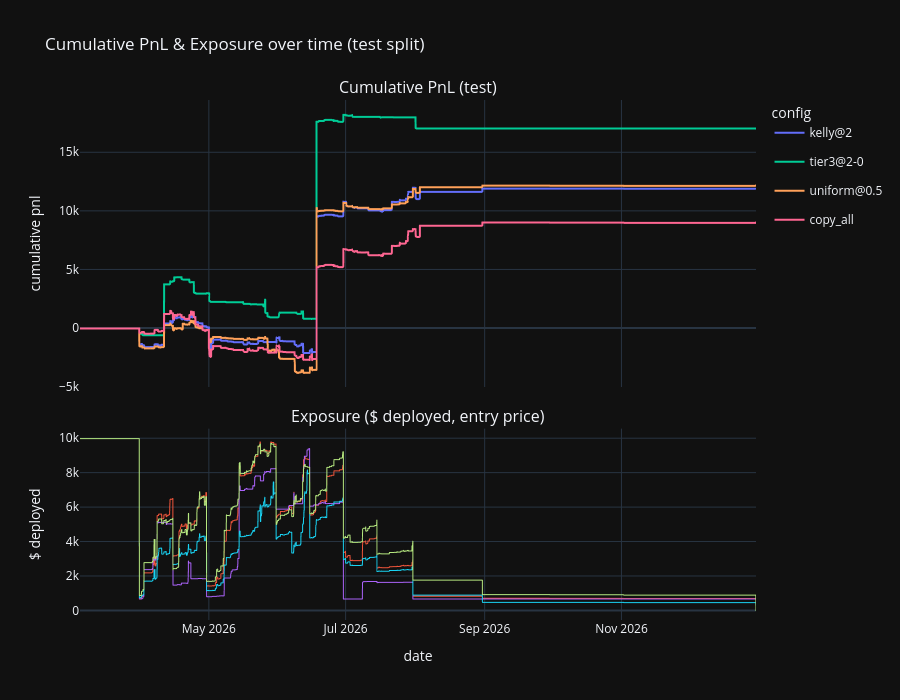

Notebook cell for this chart:
### Markdown cell above
## Cumulative PnL by variant

Total pnl per simulation config, summed across all splits, shown as a bar chart.

### Code cell
import plotly.graph_objects as go
from plotly.subplots import make_subplots

cum_pnl = (
    sim_df.groupby(["scheme", "config"], as_index=False)["pnl"].sum()
    .sort_values("pnl", ascending=False)
)
print("Cumulative pnl by variant (sum over splits):")
for _, r in cum_pnl.iterrows():
    print(f"  {r['scheme']:10s}  {r['config']:>22s}  pnl={r['pnl']:>14,.2f}")

test_frame = splits["test"].reset_index(drop=True)

# Test period starts at the first realized-pnl date (split is by end_date_iso).
all_res = {}
t_min = None
t_max = None
for key, (name, _params, _val_sharpe) in best_per_scheme.items():
    alpha_map = schemes[name][1]
    res = run_sim(test_frame, alpha_map, COST_SEL)
    all_res[name] = res
    daily = res["daily_pnl"].sort_index()
    if len(daily):
        t_min = daily.index.min() if t_min is None else min(t_min, daily.index.min())
    taken_idx = res["taken"].values if hasattr(res["taken"], "values") else res["taken"]
    if len(taken_idx):
        rows = test_frame.loc[pd.Index(taken_idx)]
        rel = pd.to_datetime(rows["end_date_iso"], utc=True)
        if "market_close" in rows.columns:
            rel = rel.combine_first(pd.to_datetime(rows["market_close"], utc=True))
        t_max = rel.max() if t_max is None else max(t_max, rel.max())

grid_start = pd.Timestamp(t_min).floor("h")
grid_end = pd.Timestamp(t_max).ceil("h")
grid_t = pd.date_range(grid_start, grid_end, freq="h")
print(f"Test grid: {grid_start} -> {grid_end}  ({len(grid_t):,} hours)")


def exposure_for(res):
    taken_idx = res["taken"].values if hasattr(res["taken"], "values") else res["taken"]
    if len(taken_idx) == 0:
        return pd.Series(0.0, index=grid_t)
    alpha_map = schemes[best_name_for_res(res)][1]
    rows = test_frame.loc[pd.Index(taken_idx)]
    alpha = rows["wallet"].map(alpha_map).fillna(1.0).values
    qty = np.clip(
        alpha * rows["copyable_qty"].values,
        0.0, rows["bucket_avail_copy_qty"].fillna(np.inf).values,
    )
    notional = rows["price"].values * qty
    dt = pd.to_datetime(rows["dt"], utc=True)
    rel = pd.to_datetime(rows["end_date_iso"], utc=True)
    if "market_close" in rows.columns:
        rel = rel.combine_first(pd.to_datetime(rows["market_close"], utc=True))
    rel = rel.clip(lower=dt + pd.Timedelta(seconds=1))
    events = pd.concat([
        pd.Series(+notional, index=dt, name="v"),
        pd.Series(-notional, index=rel, name="v"),
    ]).reset_index().rename(columns={"index": "t"})
    events["kind"] = (events["v"] > 0).astype(int)  # release before open at ties
    events = events.sort_values(["t", "kind"], kind="mergesort")
    events["cumv"] = events["v"].cumsum()
    exposure = pd.Series(events["cumv"].values, index=events["t"]).groupby(level=0).last()
    # carry forward pre-grid exposure as the initial test-period value
    return exposure.reindex(grid_t, method="ffill").fillna(0.0)


_name_of_res = {}
for key, (name, _p, _s) in best_per_scheme.items():
    _name_of_res[id(all_res[name])] = name


def best_name_for_res(res):
    return _name_of_res[id(res)]


fig = make_subplots(
    rows=2, cols=1, shared_xaxes=True, vertical_spacing=0.08,
    row_heights=[0.6, 0.4],
    subplot_titles=("Cumulative PnL (test)", "Exposure ($ deployed, entry price)"),
)

for key, (name, _params, _val_sharpe) in best_per_scheme.items():
    res = all_res[name]
    daily = res["daily_pnl"].sort_index()
    cum = daily.cumsum()
    cum_h = cum.reindex(grid_t, method="ffill").fillna(0.0)
    exp_h = exposure_for(res)
    fig.add_trace(
        go.Scattergl(x=cum_h.index, y=cum_h.values, mode="lines", name=name,
                     legendgroup=name, showlegend=True,
                     hovertemplate="%{x|%Y-%m-%d %H:%M}<br>pnl=%{y:,.2f}<extra>%{fullData.name}</extra>"),
        row=1, col=1,
    )
    fig.add_trace(
        go.Scattergl(x=exp_h.index, y=exp_h.values, mode="lines", name=name,
                     legendgroup=name, showlegend=False, line=dict(width=1),
                     hovertemplate="%{x|%Y-%m-%d %H:%M}<br>$=%{y:,.2f}<extra>%{fullData.name}</extra>"),
        row=2, col=1,
    )

fig.update_layout(
    template="plotly_dark",
    title="Cumulative PnL & Exposure over time (test split)",
    height=700,
    legend_title="config",
    hovermode="x unified",
)
fig.update_yaxes(title_text="cumulative pnl", row=1, col=1)
fig.update_yaxes(title_text="$ deployed", row=2, col=1)
fig.update_xaxes(title_text="date", row=2, col=1)
fig.show()

### Figure 1 — Plotly figure (JSON) as saved in the notebook; plotly's stock layout.template omitted (floating-point values rounded to 4 significant figures; data arrays with more than 128 entries replaced by an {"elided": "..."} marker saying what was removed)
{"data": [{"hovertemplate": "%{x|%Y-%m-%d %H:%M}<br>pnl=%{y:,.2f}<extra>%{fullData.name}</extra>", "legendgroup": "kelly@2", "mode": "lines", "name": "kelly@2", "showlegend": true, "type": "scattergl", "x": {"elided": "7236 str values"}, "xaxis": "x", "y": {"elided": "7236 float values"}, "yaxis": "y"}, {"hovertemplate": "%{x|%Y-%m-%d %H:%M}<br>$=%{y:,.2f}<extra>%{fullData.name}</extra>", "legendgroup": "kelly@2", "line": {"width": 1}, "mode": "lines", "name": "kelly@2", "showlegend": false, "type": "scattergl", "x": {"elided": "7236 str values"}, "xaxis": "x2", "y": {"elided": "7236 float values"}, "yaxis": "y2"}, {"hovertemplate": "%{x|%Y-%m-%d %H:%M}<br>pnl=%{y:,.2f}<extra>%{fullData.name}</extra>", "legendgroup": "tier3@2-0", "mode": "lines", "name": "tier3@2-0", "showlegend": true, "type": "scattergl", "x": {"elided": "7236 str values"}, "xaxis": "x", "y": {"elided": "7236 float values"}, "yaxis": "y"}, {"hovertemplate": "%{x|%Y-%m-%d %H:%M}<br>$=%{y:,.2f}<extra>%{fullData.name}</extra>", "legendgroup": "tier3@2-0", "line": {"width": 1}, "mode": "lines", "name": "tier3@2-0", "showlegend": false, "type": "scattergl", "x": {"elided": "7236 str values"}, "xaxis": "x2", "y": {"elided": "7236 float values"}, "yaxis": "y2"}, {"hovertemplate": "%{x|%Y-%m-%d %H:%M}<br>pnl=%{y:,.2f}<extra>%{fullData.name}</extra>", "legendgroup": "uniform@0.5", "mode": "lines", "name": "uniform@0.5", "showlegend": true, "type": "scattergl", "x": {"elided": "7236 str values"}, "xaxis": "x", "y": {"elided": "7236 float values"}, "yaxis": "y"}, {"hovertemplate": "%{x|%Y-%m-%d %H:%M}<br>$=%{y:,.2f}<extra>%{fullData.name}</extra>", "legendgroup": "uniform@0.5", "line": {"width": 1}, "mode": "lines", "name": "uniform@0.5", "showlegend": false, "type": "scattergl", "x": {"elided": "7236 str values"}, "xaxis": "x2", "y": {"elided": "7236 float values"}, "yaxis": "y2"}, {"hovertemplate": "%{x|%Y-%m-%d %H:%M}<br>pnl=%{y:,.2f}<extra>%{fullData.name}</extra>", "legendgroup": "copy_all", "mode": "lines", "name": "copy_all", "showlegend": true, "type": "scattergl", "x": {"elided": "7236 str values"}, "xaxis": "x", "y": {"elided": "7236 float values"}, "yaxis": "y"}, {"hovertemplate": "%{x|%Y-%m-%d %H:%M}<br>$=%{y:,.2f}<extra>%{fullData.name}</extra>", "legendgroup": "copy_all", "line": {"width": 1}, "mode": "lines", "name": "copy_all", "showlegend": false, "type": "scattergl", "x": {"elided": "7236 str values"}, "xaxis": "x2", "y": {"elided": "7236 float values"}, "yaxis": "y2"}], "layout": {"annotations": [{"font": {"size": 16}, "showarrow": false, "text": "Cumulative PnL (test)", "x": 0.5, "xanchor": "center", "xref": "paper", "y": 1, "yanchor": "bottom", "yref": "paper"}, {"font": {"size": 16}, "showarrow": false, "text": "Exposure ($ deployed, entry price)", "x": 0.5, "xanchor": "center", "xref": "paper", "y": 0.368, "yanchor": "bottom", "yref": "paper"}], "height": 700, "hovermode": "x unified", "legend": {"title": {"text": "config"}}, "title": {"text": "Cumulative PnL & Exposure over time (test split)"}, "xaxis": {"anchor": "y", "domain": [0, 1], "matches": "x2", "showticklabels": false}, "xaxis2": {"anchor": "y2", "domain": [0, 1], "title": {"text": "date"}}, "yaxis": {"anchor": "x", "domain": [0.448, 1], "title": {"text": "cumulative pnl"}}, "yaxis2": {"anchor": "x2", "domain": [0, 0.368], "title": {"text": "$ deployed"}}}}
